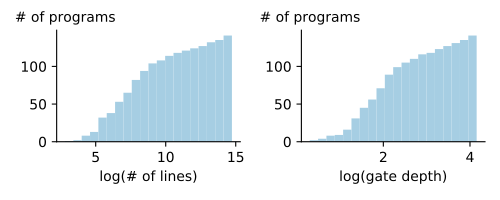

Reproduce this figure in Python.
#!/usr/bin/env python3

import copy
import os
import os.path
import matplotlib
import matplotlib.pyplot as plt
import numpy as np
import json
import sys

def log(*args, **kwargs):
    print(*args, file=sys.stderr, **kwargs)

rawdata = None # raw data
with open("gate-count-bench.json", "r") as f:
    rawdata = json.load(f)

assert rawdata is not None


# In[ ]:
# Color palette
light_gray = "#cacaca"
dark_gray = "#827b7b"
light_blue = "#a6cee3"
dark_blue = "#1f78b4"
light_green = "#b2df8a"
dark_green = "#33a02c"
light_red = "#fb9a99"
dark_red = "#e31a1c"



INF = 10**9
class PlotDatum:
    def __init__(self, label, kind, stats, idx):
        self.label = label # testname
        self.kind = kind # default, qiskit, qssa, zx
        self.idx = idx
        
        if 'ops' not in stats or 'depth' not in stats:
            print(f'> INVALID {label}::{kind} : {stats}')
            self.gates = {}
            self.cx = -1
            self.u = -1
            self.single_qubit = -1
            self.depth = -1
            self.tot = -1
            self.time = stats.get('time', -1)
        else:
            gates = stats['ops']
            self.gates = copy.deepcopy(gates) # gates dict: {<gate>: <count>, ...}
            self.cx = gates.get("cx", 0)
            self.u = gates.get("u", 0) + gates.get("u3", 0)
            self.single_qubit = 0
            for gate in "h x y z rx ry rz s sdg t tdg u u1 u2 u3".split():
                self.single_qubit += gates.get(gate, 0)
            self.depth = stats['depth']
            self.tot = sum([gates[g] for g in gates])
            self.time = stats['time']

    def __lt__(self, other):
        return self.tot < other.tot
class FullData:
    def __init__(self, test, stats, idx):
        self.test = test
        self.idx = idx
        self.data = dict()
        for kind in rawdata[test]:
            self.data[kind] = PlotDatum(test, kind, stats[kind], idx)
    def __lt__(self, other):
        lv = self.data['default'].tot
        rv = other.data['default'].tot
        if lv != rv: return lv < rv
        lv = self.data['default'].depth
        rv = self.data['default'].depth
        if lv != rv: return lv < rv
        return True
    def hasKind(self, k):
        return k in self.data
    def getKind(self, k):
        return self.data[k]

plotdata = []
plotdataOnlyCX = []
pidx = 0
for test in rawdata:
    pidx += 1
    data = FullData(test, rawdata[test], pidx)
    if test.find('onlyCX') >= 0:
        plotdataOnlyCX.append(data)
    else:
        plotdata.append(data)

plotdata.sort()
plotdataOnlyCX.sort()

plotdata_simple = []
for d in plotdata:
    if d.getKind('qiskit').tot / d.getKind('default').tot < .8:
        print('> anamoly: ' + d.test)
    else:
        plotdata_simple.append(d)

to_plot = plotdata_simple

#### Optimization ratio per unit time
fig, axs = plt.subplots(1, 2, figsize=(15,10))
num_bins = 20
axs[0].hist([np.log2(d.getKind('default').tot) for d in to_plot], 
        num_bins, cumulative=True, color=light_blue)
avg_gate_count_log = np.average([np.log10(d.getKind('default').tot) for d in to_plot])
avg_gate_count = np.average([d.getKind('default').tot for d in to_plot])
print("average (log gate count): %f" % (avg_gate_count_log))
print("average gate count: %f" % (avg_gate_count))
print("log(average gate count): %f" % (np.log10(avg_gate_count)))

axs[0].spines['right'].set_visible(False)
axs[0].spines['top'].set_visible(False)

# ax.legend(ncol=100, frameon=False, loc='lower right', bbox_to_anchor=(0, 1, 1, 0))

# ax.set_xticks([])
axs[0].set_xlabel('log(# of lines)')
axs[0].set_ylabel('# of programs', rotation='horizontal', position = (1, 1.05),
    horizontalalignment='left', verticalalignment='bottom')

# ========


axs[1].hist([np.log10(d.getKind('default').depth) for d in to_plot], 
        num_bins, cumulative=True, color=light_blue)
avg_gate_depth_log = np.average([np.log10(d.getKind('default').depth) for d in to_plot])
avg_gate_depth = np.average([d.getKind('default').depth for d in to_plot])
print("average (log gate depth): %f" % (avg_gate_depth_log))
print("average gate depth: %f" % (avg_gate_depth))
print("log(average gate depth): %f" % (np.log10(avg_gate_depth)))

axs[1].spines['right'].set_visible(False)
axs[1].spines['top'].set_visible(False)

# ax.legend(ncol=100, frameon=False, loc='lower right', bbox_to_anchor=(0, 1, 1, 0))

# ax.set_xticks([])
axs[1].set_xlabel('log(gate depth)')
axs[1].set_ylabel('# of programs', rotation='horizontal', position = (1, 1.05),
    horizontalalignment='left', verticalalignment='bottom')


# ========

filename = os.path.basename(__file__).replace(".py", ".pdf")
fig.set_size_inches(5,2)
fig.tight_layout()
fig.savefig(filename)
